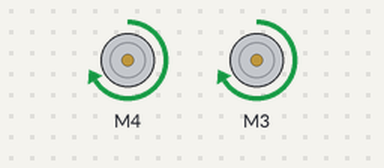
The sketch below on a simulated Arduino Uno, built with avr-gcc and run on an emulated ATmega328P. Parts: 2 × DC motor (green arrow = forward, orange = backward, longer = faster).

Above: at 1.5 s.
At 4.5 s:
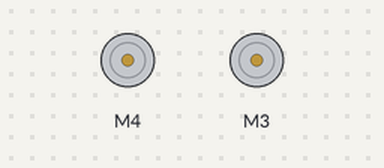
Timing chart, 0 to 7.8 s (numbered marks = the images above):
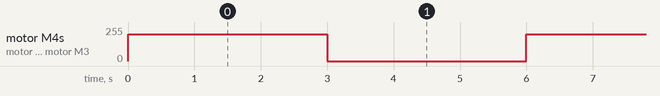

Measured:
- by itself, motor M4, motor M3: alternates forward 200/255 for 3.0 s and stopped for 3.0 s

The sketch:

2WD_motor_test.ino
```cpp
/* Πρόγραμμα για τον έλεγχο λειτουργίας των κινητήρων στο αποχιονιστικό 2
 * Το πρόγραμμα λειτουργεί όλους τους κινητήρες μπροστά για 3 δευτερόλεπτα και
 * μετά τους απενεργοποιεί για άλλα 3 δευτερόλεπτα. Η διαδικασία αυτή επαναλαμβάνεται
 * διαρκώς. Αν κάποιος κινητήρας κινείται ανάποδα μπορούμε να αντιστρέψουμε τα καλώδια του
 * στο Motor Driver Shield
 */

#include <AFMotor.h>    //Προσθέτουμε την βιβλιοθήκη για τον οδηγό των κινητήρων

AF_DCMotor motorL(3);   //Ονομάζουμε motorL τους 2 κινητήρες που είναι στην θέση 3 του οδηγού κινητήρων και είναι στο αριστερό μέρος
AF_DCMotor motorR(4);   //Ονομάζουμε motorR τους 2 κινητήρες που είναι στην θέση 4 του οδηγού κινητήρων και είναι στο δεξί μέρος


void setup() {
}

void loop() {
  motorR.run(FORWARD);    //Ενεργοποιούμε τους δεξιά κινητήρες να κινηθούν μπροστά
  motorR.setSpeed(200);   //Ορίζουμε την ταχύτητα των δεξιά κινητήρων μεταξύ του 0-255
  motorL.run(FORWARD);    //Ενεργοποιούμε τους αριστερά κινητήρες να κινηθούν μπροστά
  motorL.setSpeed(200);   //Ορίζουμε την ταχύτητα των αριστερά κινητήρων μεταξύ του 0-255
  delay(3000);            //Περιμένουμε 3 δευτερόλεπτα

  motorR.run(RELEASE);    //Απενεργοποιούμε τους δεξιά κινητήρες
  motorL.run(RELEASE);    //Απενεργοποιούμε τους αριστερά κινητήρες
  delay(3000);            //Περιμένουμε 3 δευτερόλεπτα
}
```
